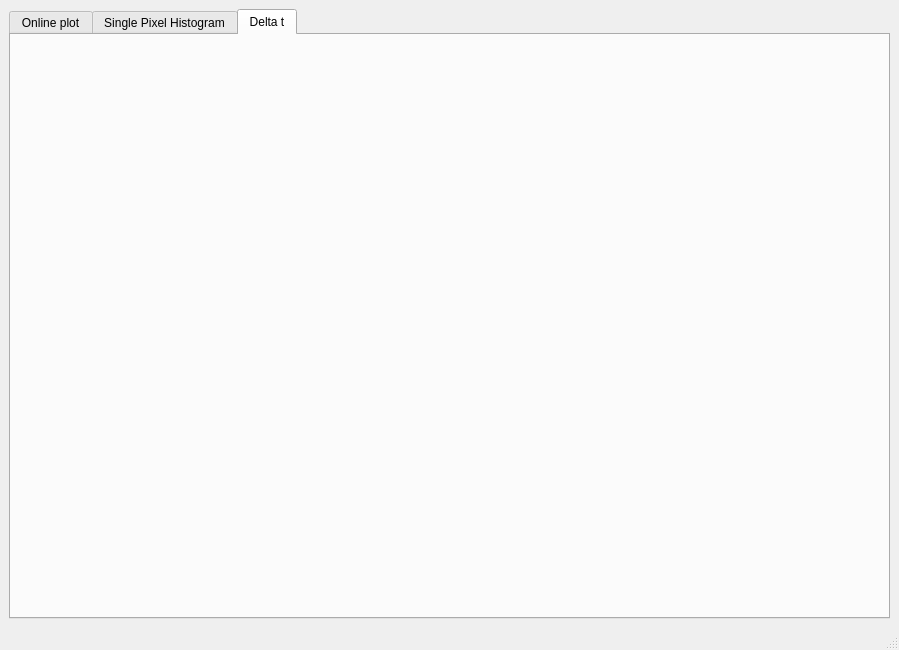
<?xml version="1.0" encoding="UTF-8"?>
<ui version="4.0">
 <class>MainWindow</class>
 <widget class="QMainWindow" name="MainWindow">
  <property name="geometry">
   <rect>
    <x>0</x>
    <y>0</y>
    <width>899</width>
    <height>650</height>
   </rect>
  </property>
  <property name="sizePolicy">
   <sizepolicy hsizetype="Preferred" vsizetype="Preferred">
    <horstretch>1</horstretch>
    <verstretch>1</verstretch>
   </sizepolicy>
  </property>
  <property name="windowTitle">
   <string>LinoSPAD2 Data Analysis</string>
  </property>
  <widget class="QWidget" name="centralwidget">
   <property name="sizePolicy">
    <sizepolicy hsizetype="Preferred" vsizetype="Preferred">
     <horstretch>1</horstretch>
     <verstretch>1</verstretch>
    </sizepolicy>
   </property>
   <layout class="QGridLayout" name="gridLayout_2">
    <item row="0" column="0">
     <widget class="QTabWidget" name="tabWidget">
      <property name="sizePolicy">
       <sizepolicy hsizetype="Expanding" vsizetype="Expanding">
        <horstretch>1</horstretch>
        <verstretch>1</verstretch>
       </sizepolicy>
      </property>
      <property name="currentIndex">
       <number>2</number>
      </property>
      <widget class="QWidget" name="tab">
       <property name="sizePolicy">
        <sizepolicy hsizetype="Preferred" vsizetype="Preferred">
         <horstretch>1</horstretch>
         <verstretch>1</verstretch>
        </sizepolicy>
       </property>
       <attribute name="title">
        <string>Online plot</string>
       </attribute>
       <layout class="QGridLayout" name="gridLayout"/>
      </widget>
      <widget class="QWidget" name="tab_2">
       <attribute name="title">
        <string>Single Pixel Histogram</string>
       </attribute>
      </widget>
      <widget class="QWidget" name="tab_3">
       <attribute name="title">
        <string>Delta t</string>
       </attribute>
      </widget>
     </widget>
    </item>
   </layout>
  </widget>
  <widget class="QMenuBar" name="menubar">
   <property name="geometry">
    <rect>
     <x>0</x>
     <y>0</y>
     <width>899</width>
     <height>26</height>
    </rect>
   </property>
  </widget>
  <widget class="QStatusBar" name="statusbar"/>
 </widget>
 <resources/>
 <connections/>
</ui>
